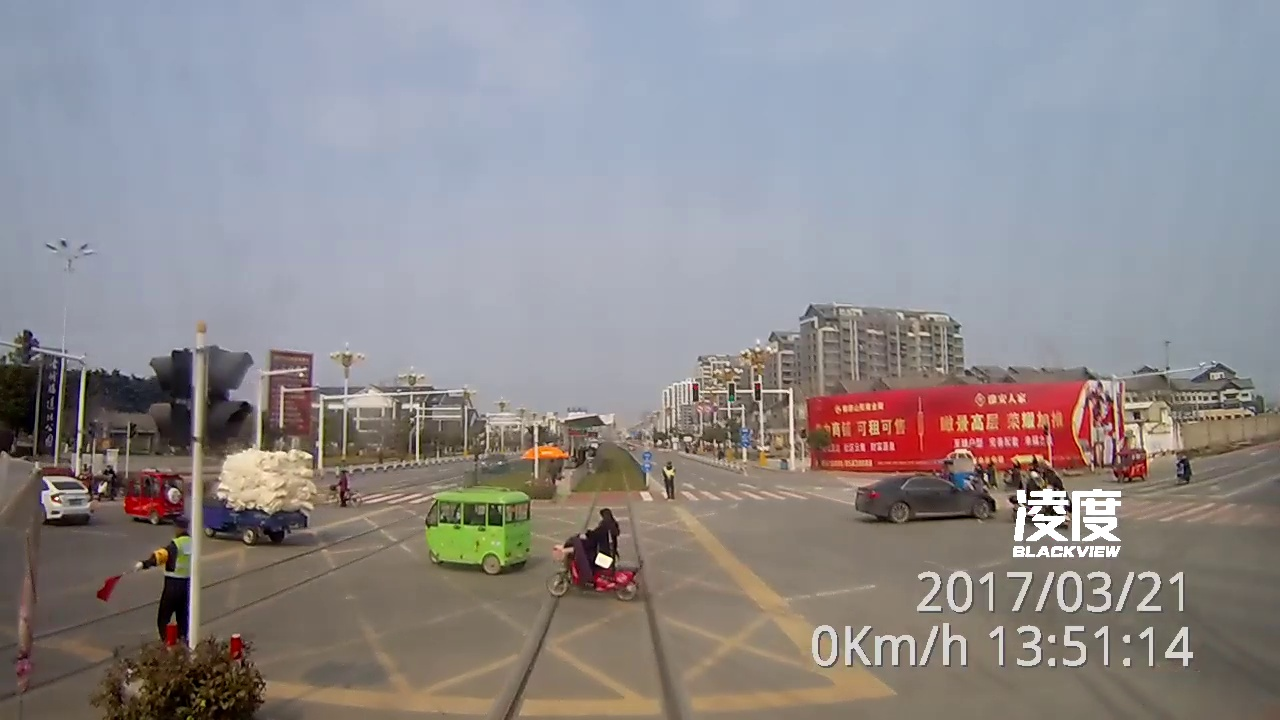
#> input picture yolov5/data/images/314.jpg, 1280 x 720 px; its folder holds only this picture in this run
$ python -i pipeline.py   (imports and definitions only)   (older library calls are emulated)
#> lines starting #> are read from the running program, lines starting #| are printed output that depends on the picture; after the words box and inside, x2 and y2 are one past the last pixel; in counts of white or black regions, pixels touching at a corner belong together
### RailwayDetection/utils.py
# -*- coding: utf-8 -*-
import numpy as np
import os
import cv2
import matplotlib.pyplot as plt
import matplotlib.image as mpimg

#get all image in the given directory persume that this directory only contain image files
def get_images_by_dir(dirname):
    img_names = os.listdir(dirname)
    img_names.sort(key=lambda x:int(x.split('.')[0]))
    img_paths = [dirname+'/'+img_name for img_name in img_names]
    imgs = [cv2.imread(path) for path in img_paths]
    return imgs

#function take the chess board image and return the object points and image points
# [12 lines left out: function calibrate, not called in this run]

# [6 lines of commented-out code are left out]

def get_M_Minv():
#     src = np.float32([[(600, 1080), (850, 300), (1600, 1080), (1000, 300)]])
#     dst = np.float32([[(500, 1080), (0, 0), (1500, 1080), (1300, 0)]])

    src = np.float32([[(465,720), (590, 470), (720, 720), (635, 470)]])
    # dst = np.float32([[(420, 720), (0, 0), (775, 720), (1120, 0)]])
    dst = np.float32([[(220, 720), (0, 0), (1120, 720), (1120, 0)]])
    M = cv2.getPerspectiveTransform(src, dst)
    Minv = cv2.getPerspectiveTransform(dst,src)
    return M,Minv

#function takes an image, object points, and image points
# performs the camera calibration, image distortion correction and
# returns the undistorted image
# [303 lines left out: functions cal_undistort, abs_sobel_thresh, mag_thresh, dir_threshold, hls_select, luv_select and 9 more, not called in this run]

### RailwayDetection/line.py
# -*- coding: utf-8 -*-
import numpy as np

# Define a class to receive the characteristics of each line detection
class Line():
    def __init__(self):
        # was the line detected in the last iteration?
        self.detected = False
        # x values of the last n fits of the line
        self.recent_fitted = [np.array([False])]
        #average x values of the fitted line over the last n iterations
        self.bestx = None
        #polynomial coefficients averaged over the last n iterations
        self.best_fit = None
        #polynomial coefficients for the most recent fit
        self.current_fit = [np.array([False])]
        #radius of curvature of the line in some units
        self.radius_of_curvature = None
        #distance in meters of vehicle center from the line
        self.line_base_pos = None
        #difference in fit coefficients between last and new fits
        self.diffs = np.array([0,0,0,0], dtype='float')
        #x values for detected line pixels
        self.allx = None
        #y values for detected line pixels
        self.ally = None

    # [27 lines left out: functions check_detected, update, not called in this run]


### RailwayDetection/pipeline.py
import os
import cv2
import utils
import matplotlib.pyplot as plt
import numpy as np
from moviepy.editor import VideoFileClip
import line
from PIL import Image
import time


def roi_mask(img, vertices):
    #定义mask全为黑
    mask = np.zeros_like(img)
    #defining a 3 channel or 1 channel color to fill the mask with depending on the input image
    mask_color = 255
    #将区域和图片进行填充fillPoly和叠加and
    cv2.fillPoly(mask, vertices, mask_color)
    masked_img = cv2.bitwise_and(img, mask)
    return masked_img


def thresholding(img):
    img=cv2.cvtColor(img, cv2.COLOR_RGB2GRAY)
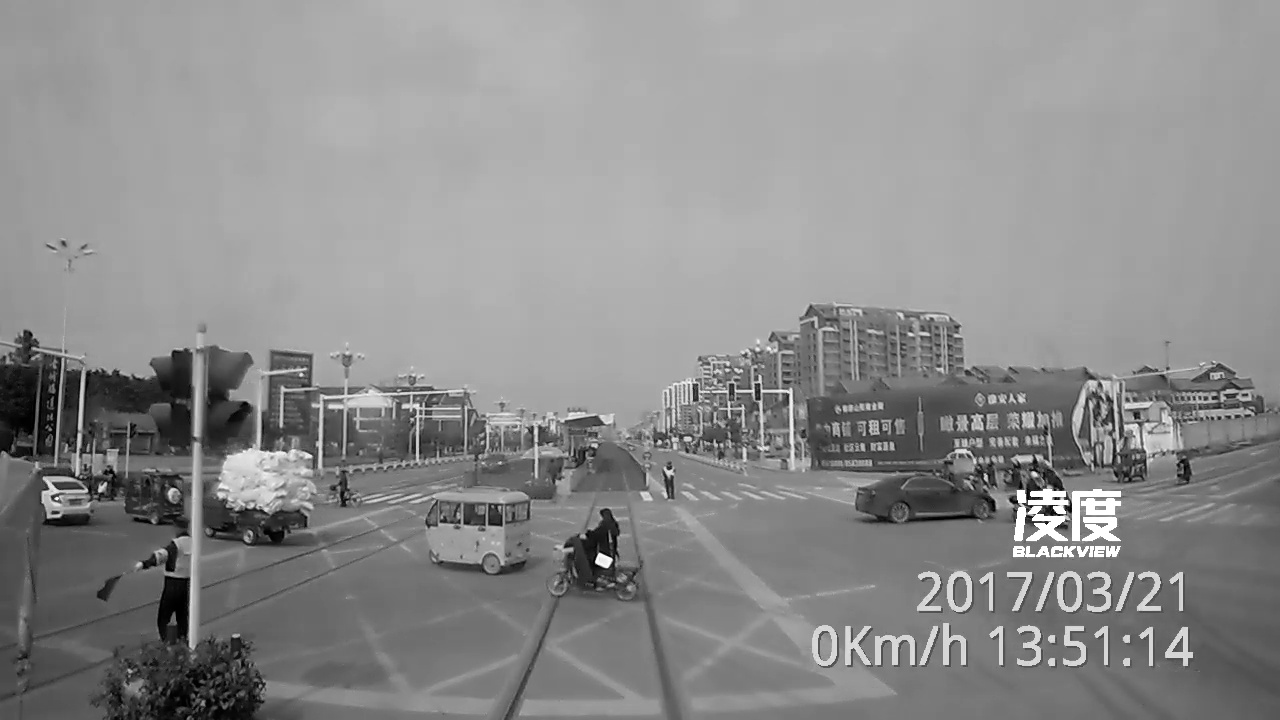
#> img: shape (720, 1280); min 0, max 255, mean 140.3
    img = cv2.Canny(img, 25, 80)
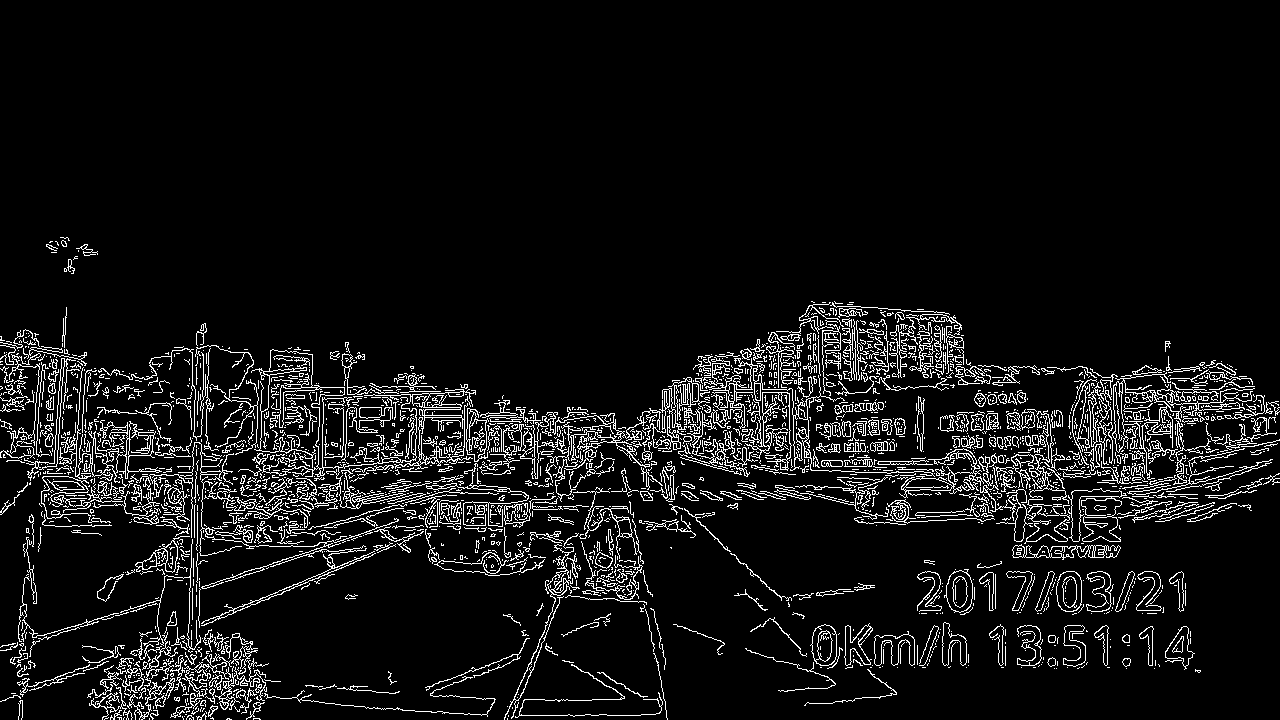
#> img: shape (720, 1280); 7.4% white in thin lines or dots, all inside (x1, y1, x2, y2) = (0, 237, 1280, 720)
    roi_vtx = np.array([[(465,720), (590, 470), (635, 470),(720, 720)]])
    threshholded=roi_mask(img,roi_vtx)
#> in roi_mask, `cv2.fillPoly(mask, vertices, mask_color)`:
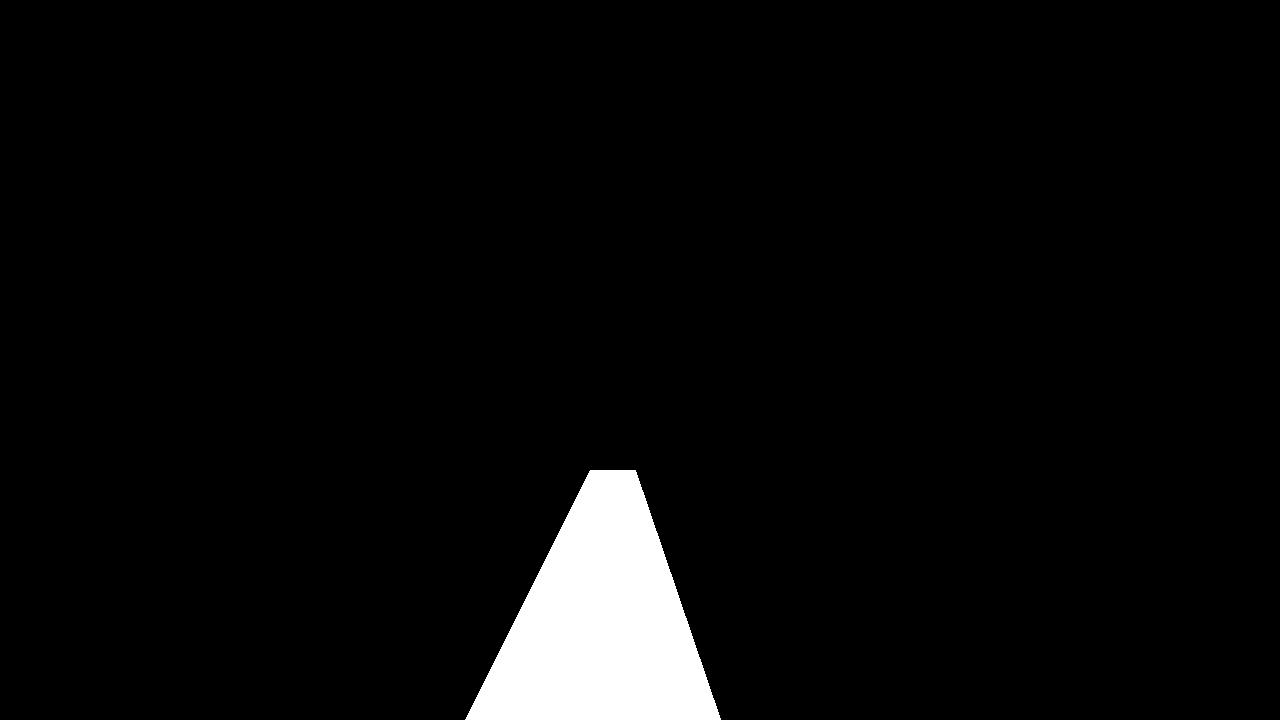
#> mask: shape (720, 1280); 4.1% white; 1 white region, box (x1, y1, x2, y2) and area: (465, 470, 721, 720) 37750
#> in roi_mask, `masked_img = cv2.bitwise_and(img, mask)`: masked_img: shape (720, 1280); 0.39% white in thin lines or dots, all inside (x1, y1, x2, y2) = (468, 470, 691, 720)
    threshholded=cv2.morphologyEx(threshholded,cv2.MORPH_CLOSE,kernel=(5,5),iterations=3)
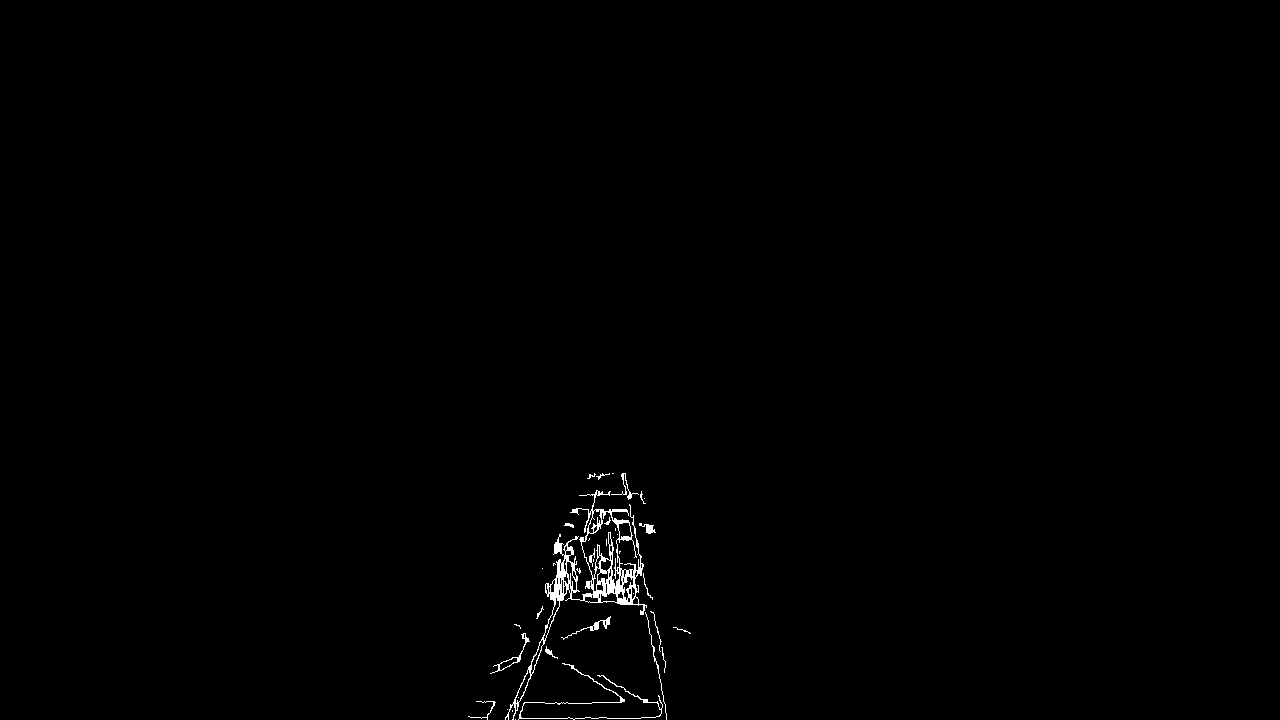
#> threshholded: shape (720, 1280); 0.54% white in thin lines or dots, all inside (x1, y1, x2, y2) = (468, 473, 691, 720)
    return threshholded

def RotateClockWise90(img):
    trans_img = cv2.transpose( img )
    new_img = cv2.flip(trans_img, 1)
    return new_img

def processing(img,M,Minv,left_line,right_line):
    img = Image.fromarray(img)
    undist = img
    #get the thresholded binary image
    img = np.array(img)
    thresholded = thresholding(img)
    #perform perspective  transform
    thresholded_wraped = cv2.warpPerspective(thresholded, M, img.shape[1::-1], flags=cv2.INTER_LINEAR)

    #perform detection
    left_fit, right_fit, left_lane_inds, right_lane_inds = utils.find_line(thresholded_wraped)
    left_line.update(left_fit)
    right_line.update(right_fit)

    #draw the detected laneline and the information
    undist = Image.fromarray(img)
    area_img, gre1 = utils.draw_area(undist,thresholded_wraped,Minv,left_fit, right_fit)
    area_img = np.array(area_img)
    result = utils.draw_text(area_img)
    return result,thresholded_wraped


left_line = line.Line()
right_line = line.Line()
M,Minv = utils.get_M_Minv()


#draw the processed test image
# [1 line that did not run here, left out]

undistorted = []
# [2 lines not run here, left out]
result=[]
t2=[]
c=1
time_sum=0
# [11 lines not run here, left out]

>>> import cv2
>>> picture = cv2.cvtColor(cv2.imread('../yolov5/data/images/314.jpg'), cv2.COLOR_BGR2RGB)
>>> result = thresholding(picture)
